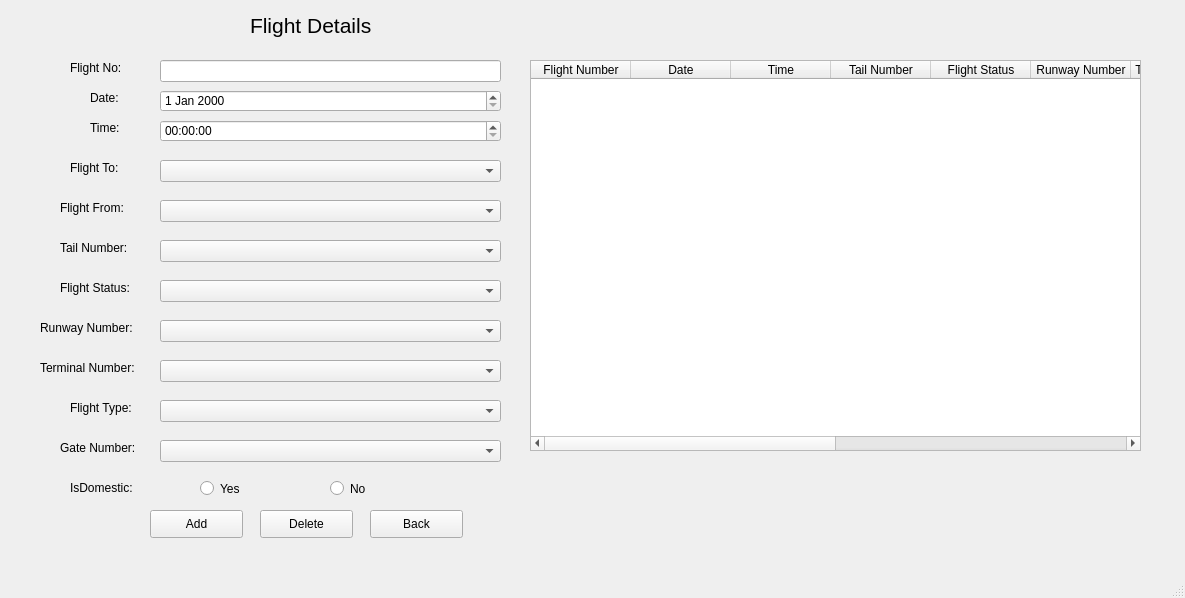
<?xml version="1.0" encoding="UTF-8"?>
<ui version="4.0">
 <class>Flights</class>
 <widget class="QMainWindow" name="Flights">
  <property name="geometry">
   <rect>
    <x>0</x>
    <y>0</y>
    <width>1185</width>
    <height>598</height>
   </rect>
  </property>
  <property name="windowTitle">
   <string>MainWindow</string>
  </property>
  <widget class="QWidget" name="centralwidget">
   <widget class="QLabel" name="label">
    <property name="geometry">
     <rect>
      <x>70</x>
      <y>60</y>
      <width>55</width>
      <height>16</height>
     </rect>
    </property>
    <property name="font">
     <font>
      <pointsize>9</pointsize>
     </font>
    </property>
    <property name="text">
     <string>Flight No:</string>
    </property>
   </widget>
   <widget class="QLineEdit" name="FlightNo">
    <property name="geometry">
     <rect>
      <x>160</x>
      <y>60</y>
      <width>341</width>
      <height>22</height>
     </rect>
    </property>
    <property name="font">
     <font>
      <pointsize>9</pointsize>
     </font>
    </property>
   </widget>
   <widget class="QLabel" name="label_2">
    <property name="geometry">
     <rect>
      <x>90</x>
      <y>120</y>
      <width>55</width>
      <height>16</height>
     </rect>
    </property>
    <property name="font">
     <font>
      <pointsize>9</pointsize>
     </font>
    </property>
    <property name="text">
     <string>Time:</string>
    </property>
   </widget>
   <widget class="QTimeEdit" name="Time">
    <property name="geometry">
     <rect>
      <x>160</x>
      <y>120</y>
      <width>341</width>
      <height>22</height>
     </rect>
    </property>
    <property name="font">
     <font>
      <pointsize>9</pointsize>
     </font>
    </property>
   </widget>
   <widget class="QLabel" name="label_3">
    <property name="geometry">
     <rect>
      <x>60</x>
      <y>240</y>
      <width>81</width>
      <height>16</height>
     </rect>
    </property>
    <property name="font">
     <font>
      <pointsize>9</pointsize>
     </font>
    </property>
    <property name="text">
     <string>Tail Number:</string>
    </property>
   </widget>
   <widget class="QLabel" name="label_4">
    <property name="geometry">
     <rect>
      <x>60</x>
      <y>280</y>
      <width>81</width>
      <height>16</height>
     </rect>
    </property>
    <property name="font">
     <font>
      <pointsize>9</pointsize>
     </font>
    </property>
    <property name="text">
     <string>Flight Status:</string>
    </property>
   </widget>
   <widget class="QLabel" name="label_5">
    <property name="geometry">
     <rect>
      <x>70</x>
      <y>160</y>
      <width>55</width>
      <height>16</height>
     </rect>
    </property>
    <property name="font">
     <font>
      <pointsize>9</pointsize>
     </font>
    </property>
    <property name="text">
     <string>Flight To:</string>
    </property>
   </widget>
   <widget class="QComboBox" name="DestinationTo">
    <property name="geometry">
     <rect>
      <x>160</x>
      <y>160</y>
      <width>341</width>
      <height>22</height>
     </rect>
    </property>
    <property name="font">
     <font>
      <pointsize>9</pointsize>
     </font>
    </property>
   </widget>
   <widget class="QLabel" name="label_6">
    <property name="geometry">
     <rect>
      <x>60</x>
      <y>200</y>
      <width>71</width>
      <height>16</height>
     </rect>
    </property>
    <property name="font">
     <font>
      <pointsize>9</pointsize>
     </font>
    </property>
    <property name="text">
     <string>Flight From:</string>
    </property>
   </widget>
   <widget class="QComboBox" name="ArrivalFrom">
    <property name="geometry">
     <rect>
      <x>160</x>
      <y>200</y>
      <width>341</width>
      <height>22</height>
     </rect>
    </property>
    <property name="font">
     <font>
      <pointsize>9</pointsize>
     </font>
    </property>
   </widget>
   <widget class="QComboBox" name="FlightStatus">
    <property name="geometry">
     <rect>
      <x>160</x>
      <y>280</y>
      <width>341</width>
      <height>22</height>
     </rect>
    </property>
    <property name="font">
     <font>
      <pointsize>9</pointsize>
     </font>
    </property>
   </widget>
   <widget class="QLabel" name="label_7">
    <property name="geometry">
     <rect>
      <x>40</x>
      <y>320</y>
      <width>101</width>
      <height>16</height>
     </rect>
    </property>
    <property name="font">
     <font>
      <pointsize>9</pointsize>
     </font>
    </property>
    <property name="text">
     <string>Runway Number:</string>
    </property>
   </widget>
   <widget class="QLabel" name="label_8">
    <property name="geometry">
     <rect>
      <x>40</x>
      <y>360</y>
      <width>101</width>
      <height>16</height>
     </rect>
    </property>
    <property name="font">
     <font>
      <pointsize>9</pointsize>
     </font>
    </property>
    <property name="text">
     <string>Terminal Number:</string>
    </property>
   </widget>
   <widget class="QLabel" name="label_9">
    <property name="geometry">
     <rect>
      <x>70</x>
      <y>400</y>
      <width>81</width>
      <height>16</height>
     </rect>
    </property>
    <property name="font">
     <font>
      <pointsize>9</pointsize>
     </font>
    </property>
    <property name="text">
     <string>Flight Type:</string>
    </property>
   </widget>
   <widget class="QLabel" name="label_10">
    <property name="geometry">
     <rect>
      <x>60</x>
      <y>440</y>
      <width>81</width>
      <height>16</height>
     </rect>
    </property>
    <property name="font">
     <font>
      <pointsize>9</pointsize>
     </font>
    </property>
    <property name="text">
     <string>Gate Number: </string>
    </property>
   </widget>
   <widget class="QLabel" name="label_11">
    <property name="geometry">
     <rect>
      <x>70</x>
      <y>480</y>
      <width>81</width>
      <height>16</height>
     </rect>
    </property>
    <property name="font">
     <font>
      <pointsize>9</pointsize>
     </font>
    </property>
    <property name="text">
     <string>IsDomestic:</string>
    </property>
   </widget>
   <widget class="QPushButton" name="pushButton_2">
    <property name="geometry">
     <rect>
      <x>260</x>
      <y>510</y>
      <width>93</width>
      <height>28</height>
     </rect>
    </property>
    <property name="font">
     <font>
      <pointsize>9</pointsize>
     </font>
    </property>
    <property name="text">
     <string>Delete</string>
    </property>
   </widget>
   <widget class="QPushButton" name="flightBack">
    <property name="geometry">
     <rect>
      <x>370</x>
      <y>510</y>
      <width>93</width>
      <height>28</height>
     </rect>
    </property>
    <property name="font">
     <font>
      <pointsize>9</pointsize>
     </font>
    </property>
    <property name="text">
     <string>Back</string>
    </property>
   </widget>
   <widget class="QPushButton" name="flightAddBtn">
    <property name="geometry">
     <rect>
      <x>150</x>
      <y>510</y>
      <width>93</width>
      <height>28</height>
     </rect>
    </property>
    <property name="font">
     <font>
      <pointsize>9</pointsize>
     </font>
    </property>
    <property name="text">
     <string>Add</string>
    </property>
   </widget>
   <widget class="QComboBox" name="FlightType">
    <property name="geometry">
     <rect>
      <x>160</x>
      <y>400</y>
      <width>341</width>
      <height>22</height>
     </rect>
    </property>
    <property name="font">
     <font>
      <pointsize>9</pointsize>
     </font>
    </property>
   </widget>
   <widget class="QComboBox" name="GateNumber">
    <property name="geometry">
     <rect>
      <x>160</x>
      <y>440</y>
      <width>341</width>
      <height>22</height>
     </rect>
    </property>
    <property name="font">
     <font>
      <pointsize>9</pointsize>
     </font>
    </property>
   </widget>
   <widget class="QComboBox" name="TerminalNumber">
    <property name="geometry">
     <rect>
      <x>160</x>
      <y>360</y>
      <width>341</width>
      <height>22</height>
     </rect>
    </property>
    <property name="font">
     <font>
      <pointsize>9</pointsize>
     </font>
    </property>
   </widget>
   <widget class="QComboBox" name="RunwayNumber">
    <property name="geometry">
     <rect>
      <x>160</x>
      <y>320</y>
      <width>341</width>
      <height>22</height>
     </rect>
    </property>
    <property name="font">
     <font>
      <pointsize>9</pointsize>
     </font>
    </property>
   </widget>
   <widget class="QComboBox" name="TailNumber">
    <property name="geometry">
     <rect>
      <x>160</x>
      <y>240</y>
      <width>341</width>
      <height>22</height>
     </rect>
    </property>
    <property name="font">
     <font>
      <pointsize>9</pointsize>
     </font>
    </property>
   </widget>
   <widget class="QLabel" name="label_12">
    <property name="geometry">
     <rect>
      <x>90</x>
      <y>90</y>
      <width>55</width>
      <height>16</height>
     </rect>
    </property>
    <property name="font">
     <font>
      <pointsize>9</pointsize>
     </font>
    </property>
    <property name="text">
     <string>Date:</string>
    </property>
   </widget>
   <widget class="QDateEdit" name="Date">
    <property name="geometry">
     <rect>
      <x>160</x>
      <y>90</y>
      <width>341</width>
      <height>22</height>
     </rect>
    </property>
    <property name="font">
     <font>
      <pointsize>9</pointsize>
     </font>
    </property>
   </widget>
   <widget class="QRadioButton" name="radioButton">
    <property name="geometry">
     <rect>
      <x>200</x>
      <y>480</y>
      <width>82</width>
      <height>17</height>
     </rect>
    </property>
    <property name="font">
     <font>
      <pointsize>9</pointsize>
     </font>
    </property>
    <property name="text">
     <string>Yes</string>
    </property>
   </widget>
   <widget class="QRadioButton" name="radioButton_2">
    <property name="geometry">
     <rect>
      <x>330</x>
      <y>480</y>
      <width>82</width>
      <height>17</height>
     </rect>
    </property>
    <property name="font">
     <font>
      <pointsize>9</pointsize>
     </font>
    </property>
    <property name="text">
     <string>No</string>
    </property>
   </widget>
   <widget class="QLabel" name="label_13">
    <property name="geometry">
     <rect>
      <x>250</x>
      <y>0</y>
      <width>131</width>
      <height>51</height>
     </rect>
    </property>
    <property name="font">
     <font>
      <pointsize>16</pointsize>
     </font>
    </property>
    <property name="text">
     <string>Flight Details</string>
    </property>
   </widget>
   <widget class="QTableWidget" name="tableWidget">
    <property name="geometry">
     <rect>
      <x>530</x>
      <y>60</y>
      <width>611</width>
      <height>391</height>
     </rect>
    </property>
    <column>
     <property name="text">
      <string>Flight Number</string>
     </property>
    </column>
    <column>
     <property name="text">
      <string>Date</string>
     </property>
    </column>
    <column>
     <property name="text">
      <string>Time</string>
     </property>
    </column>
    <column>
     <property name="text">
      <string>Tail Number</string>
     </property>
    </column>
    <column>
     <property name="text">
      <string>Flight Status</string>
     </property>
    </column>
    <column>
     <property name="text">
      <string>Runway Number</string>
     </property>
    </column>
    <column>
     <property name="text">
      <string>Terminal Number</string>
     </property>
    </column>
    <column>
     <property name="text">
      <string>Destination</string>
     </property>
    </column>
    <column>
     <property name="text">
      <string>Arrival</string>
     </property>
    </column>
    <column>
     <property name="text">
      <string>New Column</string>
     </property>
    </column>
    <column>
     <property name="text">
      <string>Gate Name</string>
     </property>
    </column>
    <column>
     <property name="text">
      <string>Is Domestic</string>
     </property>
    </column>
   </widget>
  </widget>
  <widget class="QMenuBar" name="menubar">
   <property name="geometry">
    <rect>
     <x>0</x>
     <y>0</y>
     <width>1185</width>
     <height>21</height>
    </rect>
   </property>
  </widget>
  <widget class="QStatusBar" name="statusbar"/>
 </widget>
 <resources/>
 <connections/>
</ui>
